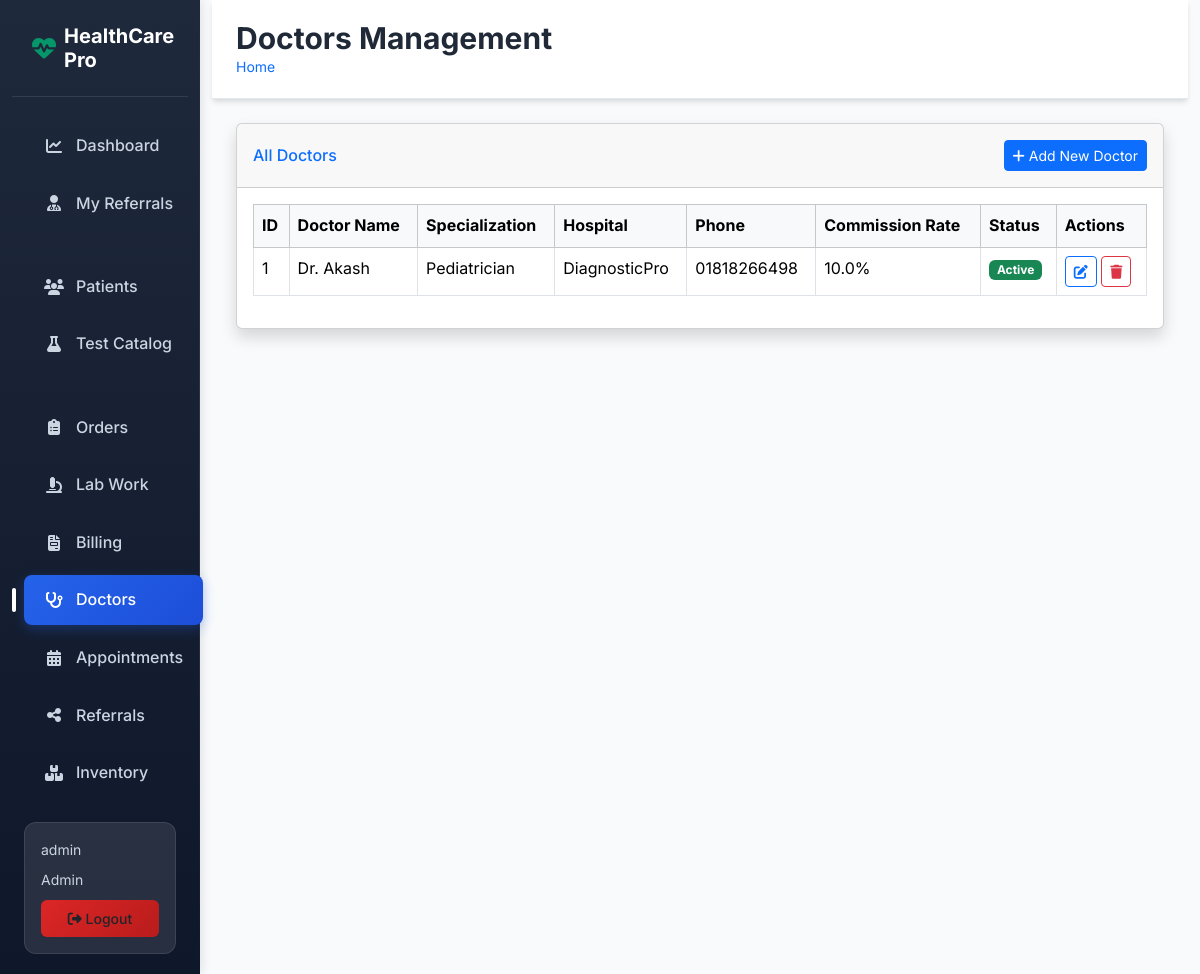
The page /doctors-management (signed in) on the database its author committed.
### app/models/users.py (models this page shows)
class User(UserMixin, db.Model):
    __tablename__ = 'users'
    id = db.Column(db.Integer, primary_key=True)
    username = db.Column(db.String(80), unique=True, nullable=False)
    email = db.Column(db.String(120), unique=True, nullable=False)
    password_hash = db.Column(db.String(128), nullable=False)
    role = db.Column(db.String(20), nullable=False, default='patient') # admin, receptionist, lab_tech, doctor, patient
    is_active = db.Column(db.Boolean, default=True)
    created_at = db.Column(db.DateTime, default=datetime.utcnow)
    name = db.Column(db.String(100))
    phone = db.Column(db.String(20))

### app/models/referral.py (models this page shows)
class ReferralDoctor(db.Model):
    __tablename__ = 'referral_doctors'
    id = db.Column(db.Integer, primary_key=True)
    doctor_name = db.Column(db.String(100), nullable=False)
    name = db.Column(db.String(100), nullable=False)  # Keep for backward compatibility
    specialization = db.Column(db.String(100))
    hospital_name = db.Column(db.String(150))
    hospital = db.Column(db.String(150))  # Keep for backward compatibility
    phone = db.Column(db.String(20))
    commission_rate = db.Column(db.Float, default=0.0) # Percentage e.g., 10.0 for 10%
    is_active = db.Column(db.Boolean, default=True)
    user_id = db.Column(db.Integer, db.ForeignKey('users.id'), nullable=True) # For portal access
    commissions = db.relationship('ReferralCommission', backref='doctor', lazy=True)

### app/frontend/routes.py (the view)
@bp.route('/doctors-management', methods=['GET'])
@login_required
@role_required('admin')
def doctors_list():
    doctors = ReferralDoctor.query.all()
    return render_template('doctors/list.html', doctors=doctors)

### app/templates/doctors/list.html (shortened to what this page needs)
{% extends 'base.html' %}
{% block page_title %}Doctors Management{% endblock %}
{% block content %}
<div class="row">
    <div class="col-12">
        <div class="card shadow mb-4">
            <div class="card-header py-3 d-flex justify-content-between align-items-center">
                <h6 class="m-0 font-weight-bold text-primary">All Doctors</h6>
                <a href="{{ url_for('frontend.add_doctor_admin') }}" class="btn btn-primary btn-sm">
                    <i class="fas fa-plus me-1"></i>Add New Doctor
                </a>
            </div>
            <div class="card-body">
                <div class="table-responsive">
                    <table class="table table-bordered table-hover">
                        <thead class="table-light">
                            <tr>
                                <th>ID</th>
                                <th>Doctor Name</th>
                                <th>Specialization</th>
                                <th>Hospital</th>
                                <th>Phone</th>
                                <th>Commission Rate</th>
                                <th>Status</th>
                                <th>Actions</th>
                            </tr>
                        </thead>
                        <tbody>
                            {% for doctor in doctors %}
                            <tr>
                                <td>{{ doctor.id }}</td>
                                <td>Dr. {{ doctor.doctor_name }}</td>
                                <td>{{ doctor.specialization or 'General Physician' }}</td>
                                <td>{{ doctor.hospital_name or '-' }}</td>
                                <td>{{ doctor.phone or '-' }}</td>
                                <td>{{ doctor.commission_rate }}%</td>
                                <td>
                                    {% if doctor.is_active %}
                                        <span class="badge bg-success">Active</span>
                                    {% else %}
                                        <span class="badge bg-danger">Inactive</span>
                                    {% endif %}
                                </td>
                                <td>
                                    <button class="btn btn-sm btn-outline-primary">
                                        <i class="fas fa-edit"></i>
                                    </button>
                                    <button class="btn btn-sm btn-outline-danger">
                                        <i class="fas fa-trash"></i>
                                    </button>
                                </td>
                            </tr>
                            {% else %}
                            <tr>
                                <td colspan="8" class="text-center text-muted">No doctors found.</td>
                            </tr>
                            {% endfor %}
                        </tbody>
                    </table>
                </div>
            </div>
        </div>
    </div>
</div>
{% endblock %}

### app/templates/base.html (shortened to what this page needs)
<!DOCTYPE html>
<html lang="en">
<head>
    <link href="https://cdn.jsdelivr.net/npm/bootstrap@5.3.2/dist/css/bootstrap.min.css" rel="stylesheet">
    <link href="https://cdnjs.cloudflare.com/ajax/libs/font-awesome/6.4.2/css/all.min.css" rel="stylesheet">
    <link href="{{ url_for('static', filename='css/healthcare.css') }}" rel="stylesheet">
</head>
<body>
    <div class="container-fluid">
        <div class="row">
            {% if current_user.is_authenticated %}
            <nav class="col-md-3 col-lg-2 d-md-block sidebar">
                <div class="position-sticky">
                    <div class="sidebar-brand">
                        <h5><i class="fas fa-heartbeat"></i> HealthCare Pro</h5>
                    </div>
                    <ul class="nav flex-column">
                        <li class="nav-item">
                            <a class="nav-link {% if request.endpoint == 'portal.patient_dashboard' %}active{% endif %}"
                                href="{{ url_for('portal.patient_dashboard') }}">
                                <i class="fas fa-chart-line"></i> Dashboard
                            </a>
                        </li>
                        {% if current_user.role in ['admin', 'doctor'] %}
                        <li class="nav-item">
                            <a class="nav-link {% if request.endpoint == 'portal.doctor_dashboard' %}active{% endif %}"
                                href="{{ url_for('portal.doctor_dashboard') }}">
                                <i class="fas fa-user-md"></i> My Referrals
                            </a>
                        </li>
                        {% endif %}
                        {% if current_user.role in ['admin', 'receptionist'] %}
                        <li class="nav-item">
                            <a class="nav-link {% if request.endpoint == 'frontend.patients_list' or request.endpoint == 'frontend.add_patient' %}active{% endif %}"
                                href="{{ url_for('frontend.patients_list') }}">
                                <i class="fas fa-users"></i> Patients
                            </a>
                        </li>
                        {% endif %}
                        {% if current_user.role == 'admin' %}
                        <li class="nav-item">
                            <a class="nav-link {% if request.endpoint == 'frontend.tests_list' %}active{% endif %}"
                                href="{{ url_for('frontend.tests_list') }}">
                                <i class="fas fa-flask"></i> Test Catalog
                            </a>
                        </li>
                        {% endif %}
                        {% if current_user.role in ['admin', 'receptionist'] %}
                        <li class="nav-item">
                            <a class="nav-link {% if request.endpoint == 'frontend.orders_list' or request.endpoint == 'frontend.new_order' %}active{% endif %}"
                                href="{{ url_for('frontend.orders_list') }}">
                                <i class="fas fa-clipboard-list"></i> Orders
                            </a>
                        </li>
                        {% endif %}
                        {% if current_user.role in ['admin', 'lab_tech'] %}
                        <li class="nav-item">
                            <a class="nav-link {% if 'lab' in request.endpoint %}active{% endif %}"
                                href="{{ url_for('frontend.pending_lab_work') }}">
                                <i class="fas fa-microscope"></i> Lab Work
                            </a>
                        </li>
                        {% endif %}
                        {% if current_user.role in ['admin', 'receptionist'] %}
                        <li class="nav-item">
                            <a class="nav-link {% if request.endpoint == 'frontend.invoices_list' %}active{% endif %}"
                                href="{{ url_for('frontend.invoices_list') }}">
                                <i class="fas fa-file-invoice"></i> Billing
                            </a>
                        </li>
                        {% endif %}
                        {% if current_user.role == 'admin' %}
                        <li class="nav-item">
                            <a class="nav-link {% if request.endpoint == 'frontend.doctors_list' %}active{% endif %}"
                                href="{{ url_for('frontend.doctors_list') }}">
                                <i class="fas fa-stethoscope"></i> Doctors
                            </a>
                        </li>
                        {% endif %}
                        {% if current_user.role in ['admin', 'receptionist'] %}
                        <li class="nav-item">
                            <a class="nav-link {% if request.endpoint == 'frontend.appointments_admin' %}active{% endif %}"
                                href="{{ url_for('frontend.appointments_admin') }}">
                                <i class="fas fa-calendar-alt"></i> Appointments
                            </a>
                        </li>
                        {% endif %}
                        {% if current_user.role == 'admin' %}
                        <li class="nav-item">
                            <a class="nav-link {% if request.endpoint == 'frontend.referrals_list' %}active{% endif %}"
                                href="{{ url_for('frontend.referrals_list') }}">
                                <i class="fas fa-share-alt"></i> Referrals
                            </a>
                        </li>
                        {% endif %}
                        {% if current_user.role in ['admin', 'lab_tech'] %}
                        <li class="nav-item">
                            <a class="nav-link {% if request.endpoint == 'frontend.inventory_list' %}active{% endif %}"
                                href="{{ url_for('frontend.inventory_list') }}">
                                <i class="fas fa-boxes"></i> Inventory
                            </a>
                        </li>
                        {% endif %}
                    </ul>
                    <div class="user-info">
                        <small>{{ current_user.username }}</small>
                        <small class="text-capitalize">{{ current_user.role }}</small>
                        <a href="{{ url_for('frontend.logout') }}" class="btn btn-logout w-100">
                            <i class="fas fa-sign-out-alt"></i> Logout
                        </a>
                    </div>
                </div>
            </nav>
            {% endif %}
            <main class="{% if current_user.is_authenticated %}col-md-9 ms-sm-auto col-lg-10{% else %}col-12{% endif %} main-content">
                <div class="page-header">
                    <div class="container-fluid px-4">
                        <div class="d-flex justify-content-between align-items-center">
                            <div>
                                <h1 class="page-title">{% block page_title %}{% endblock %}</h1>
                                <nav aria-label="breadcrumb">
                                    <ol class="breadcrumb">
                                        <li class="breadcrumb-item"><a href="#" class="text-decoration-none">Home</a></li>
                                    </ol>
                                </nav>
                            </div>
                        </div>
                    </div>
                </div>
                <div class="container-fluid px-4">
                    {% block content %}{% endblock %}
                </div>
            </main>
        </div>
    </div>
</body>
</html>

### app/templates/base.html (style rules this page uses)
:root { --primary-color: #2563eb; --primary-dark: #1d4ed8; --secondary-color: #059669; --accent-color: #f59e0b; --danger-color: #dc2626; --warning-color: #d97706; --success-color: #059669; --info-color: #0891b2; --dark-color: #1f2937; --light-bg: #f8fafc; --sidebar-bg: linear-gradient(180deg, #1e293b 0%, #0f172a 100%); --card-shadow: 0 4px 6px -1px rgba(0, 0, 0, 0.1), 0 2px 4px -1px rgba(0, 0, 0, 0.06); --card-shadow-hover: 0 10px 15px -3px rgba(0, 0, 0, 0.1), 0 4px 6px -2px rgba(0, 0, 0, 0.05); }
body { background: var(--light-bg); font-family: 'Inter', -apple-system, BlinkMacSystemFont, 'Segoe UI', Roboto, sans-serif; line-height: 1.6; }
.sidebar { min-height: 100vh; background: var(--sidebar-bg); box-shadow: 2px 0 10px rgba(0, 0, 0, 0.1); position: relative; }
.sidebar::before { content: ''; position: absolute; top: 0; right: 0; width: 1px; height: 100%; background: linear-gradient(180deg, transparent 0%, rgba(255,255,255,0.1) 50%, transparent 100%); }
.sidebar .nav-link { color: #cbd5e1; text-decoration: none; padding: 12px 20px; display: flex; align-items: center; border-radius: 8px; margin: 4px 12px; transition: all 0.3s ease; font-weight: 500; position: relative; }
.sidebar .nav-link i { width: 20px; text-align: center; margin-right: 12px; font-size: 16px; }
.sidebar .nav-link.active { color: #fff; background: linear-gradient(135deg, var(--primary-color), var(--primary-dark)); box-shadow: 0 4px 12px rgba(37, 99, 235, 0.3); }
.sidebar .nav-link.active::before { content: ''; position: absolute; left: -12px; top: 50%; transform: translateY(-50%); width: 4px; height: 24px; background: #fff; border-radius: 2px; }
.sidebar-brand { padding: 24px 20px; border-bottom: 1px solid rgba(255, 255, 255, 0.1); margin-bottom: 20px; }
.sidebar-brand h5 { color: #fff; font-weight: 700; font-size: 1.25rem; margin: 0; display: flex; align-items: center; }
.sidebar-brand i { color: var(--secondary-color); margin-right: 8px; font-size: 1.5rem; }
.main-content { background: var(--light-bg); min-height: 100vh; }
.page-header { background: #fff; border-bottom: 1px solid #e2e8f0; padding: 20px 0; margin-bottom: 24px; box-shadow: var(--card-shadow); }
.page-title { font-size: 1.875rem; font-weight: 700; color: var(--dark-color); margin: 0; }
.breadcrumb { background: transparent; padding: 0; margin: 0; font-size: 0.875rem; }
.user-info { background: rgba(255, 255, 255, 0.1); border-radius: 12px; padding: 16px; margin: 20px 12px; border: 1px solid rgba(255, 255, 255, 0.1); }
.user-info small { color: #cbd5e1; display: block; margin-bottom: 8px; }
.btn-logout { background: linear-gradient(135deg, #dc2626, #b91c1c); border: none; border-radius: 6px; padding: 8px 16px; font-size: 0.875rem; font-weight: 500; transition: all 0.3s ease; }

### rows shown on the page
User: username "admin", role "Admin"
ReferralDoctor: id "1", doctor_name "Akash", specialization "Pediatrician", hospital_name "DiagnosticPro", phone "01818266498", commission_rate "10.0", is_active "Active"
